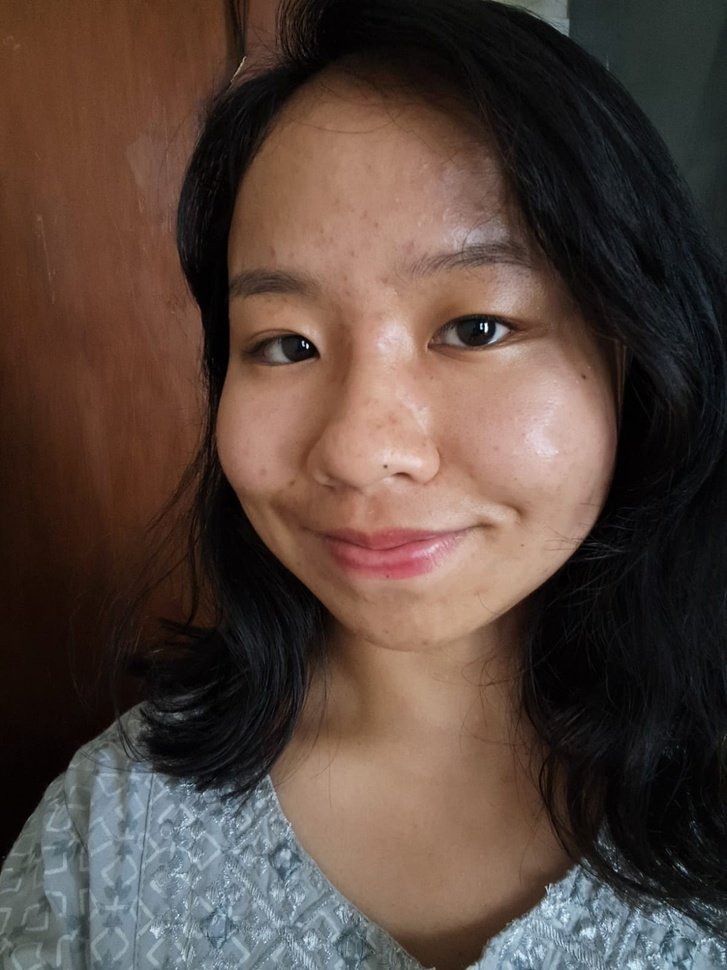
#> input picture uploads/test.jpeg, 727 x 970 px, shrunk from 1200 x 1600 before the run
$ python -i heatmap.py   (imports and definitions only)
#> lines starting #> are read from the running program, lines starting #| are printed output that depends on the picture
import cv2
import numpy as np
import os

def generate_heatmap(image_path):

#> called with image_path = '../uploads/test.jpeg'
    img = cv2.imread(image_path)
#> img is the input picture: shape (970, 727, 3); mean B, G, R 61.2, 69.4, 86.7

    gray = cv2.cvtColor(img, cv2.COLOR_BGR2GRAY)
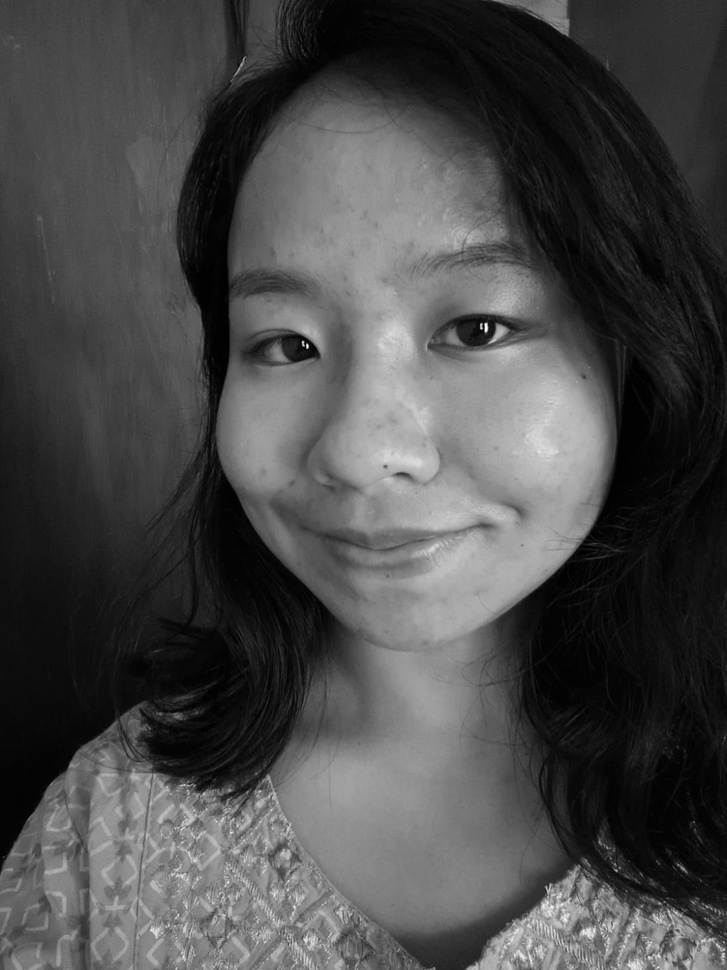
#> gray: shape (970, 727); min 0, max 252, mean 73.6

    heat = cv2.GaussianBlur(gray, (55,55), 0)
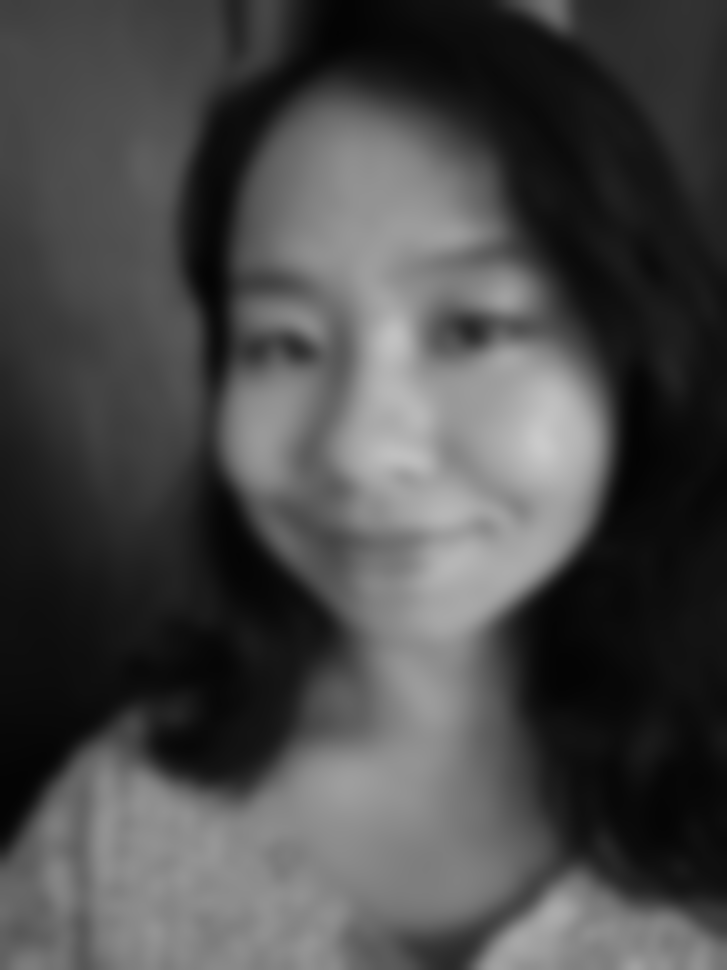
#> heat: shape (970, 727); min 3, max 202, mean 73.6

    heat = cv2.applyColorMap(heat, cv2.COLORMAP_JET)
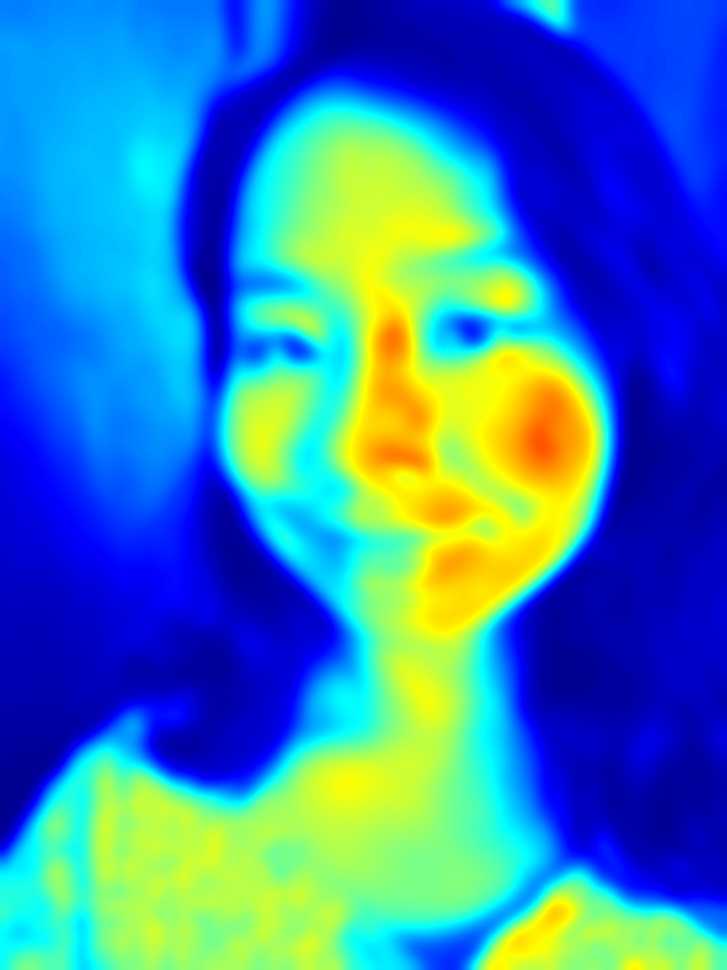
#> heat: shape (970, 727, 3); mean B, G, R 180.1, 127.9, 54.5

    overlay = cv2.addWeighted(img,0.6,heat,0.4,0)
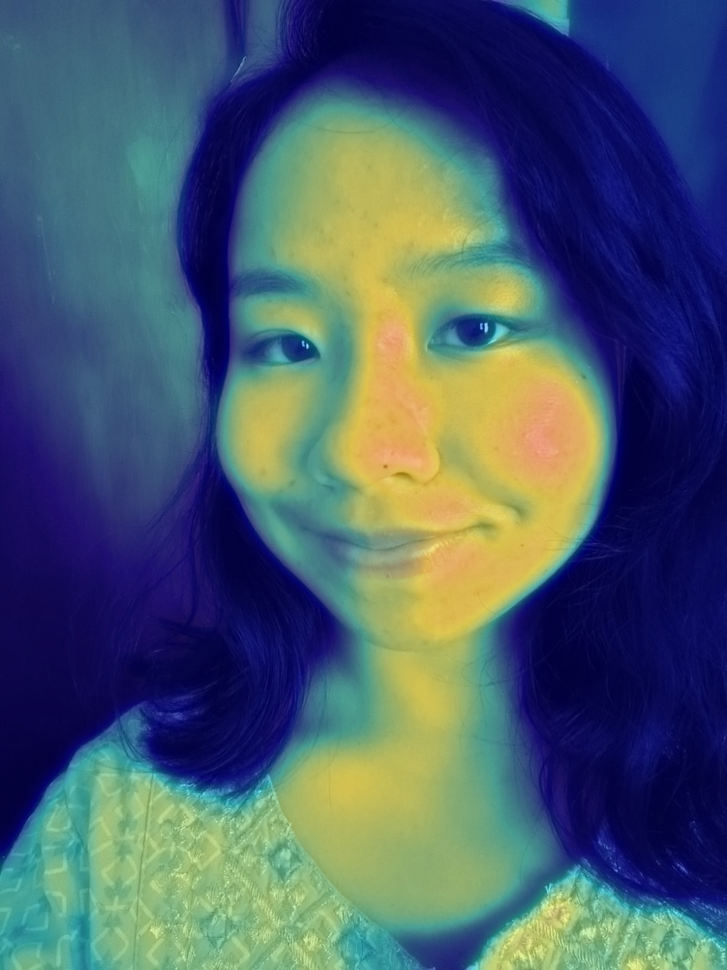
#> overlay: shape (970, 727, 3); mean B, G, R 108.8, 92.8, 73.8

    save_path = image_path.replace(
        "uploads",
        "results"
    ).rsplit(".",1)[0] + "_heatmap.jpg"

    os.makedirs(os.path.dirname(save_path),exist_ok=True)

    cv2.imwrite(save_path,overlay)

    return os.path.basename(save_path)

>>> result = generate_heatmap('../uploads/test.jpeg')
